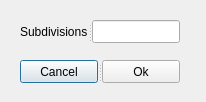
<?xml version="1.0" encoding="UTF-8"?>
<ui version="4.0">
 <class>SubdivisionDialog</class>
 <widget class="QDialog" name="SubdivisionDialog">
  <property name="windowModality">
   <enum>Qt::NonModal</enum>
  </property>
  <property name="geometry">
   <rect>
    <x>0</x>
    <y>0</y>
    <width>206</width>
    <height>102</height>
   </rect>
  </property>
  <property name="windowTitle">
   <string>Subdivision</string>
  </property>
  <property name="modal">
   <bool>false</bool>
  </property>
  <widget class="QSplitter" name="splitter">
   <property name="geometry">
    <rect>
     <x>20</x>
     <y>20</y>
     <width>160</width>
     <height>23</height>
    </rect>
   </property>
   <property name="orientation">
    <enum>Qt::Horizontal</enum>
   </property>
   <widget class="QLabel" name="label">
    <property name="text">
     <string>Subdivisions</string>
    </property>
   </widget>
   <widget class="QLineEdit" name="subEdit"/>
  </widget>
  <widget class="QSplitter" name="splitter_2">
   <property name="geometry">
    <rect>
     <x>20</x>
     <y>60</y>
     <width>160</width>
     <height>23</height>
    </rect>
   </property>
   <property name="orientation">
    <enum>Qt::Horizontal</enum>
   </property>
   <widget class="QPushButton" name="pushButton_2">
    <property name="text">
     <string>Cancel</string>
    </property>
   </widget>
   <widget class="QPushButton" name="pushButton">
    <property name="text">
     <string>Ok</string>
    </property>
   </widget>
  </widget>
 </widget>
 <resources/>
 <connections>
  <connection>
   <sender>pushButton</sender>
   <signal>clicked()</signal>
   <receiver>SubdivisionDialog</receiver>
   <slot>accept()</slot>
   <hints>
    <hint type="sourcelabel">
     <x>129</x>
     <y>68</y>
    </hint>
    <hint type="destinationlabel">
     <x>192</x>
     <y>37</y>
    </hint>
   </hints>
  </connection>
  <connection>
   <sender>pushButton_2</sender>
   <signal>clicked()</signal>
   <receiver>SubdivisionDialog</receiver>
   <slot>reject()</slot>
   <hints>
    <hint type="sourcelabel">
     <x>39</x>
     <y>69</y>
    </hint>
    <hint type="destinationlabel">
     <x>11</x>
     <y>48</y>
    </hint>
   </hints>
  </connection>
 </connections>
</ui>
